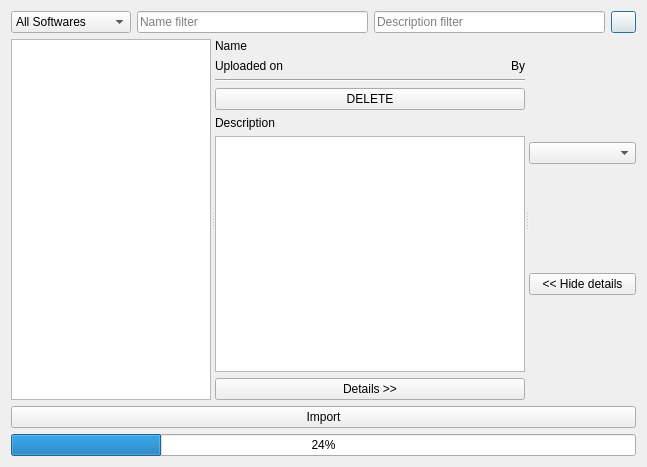
<?xml version="1.0" encoding="UTF-8"?>
<ui version="4.0">
 <class>Dialog</class>
 <widget class="QDialog" name="Dialog">
  <property name="geometry">
   <rect>
    <x>0</x>
    <y>0</y>
    <width>647</width>
    <height>467</height>
   </rect>
  </property>
  <property name="windowTitle">
   <string>Dialog</string>
  </property>
  <layout class="QVBoxLayout" name="verticalLayout" stretch="0,1,0,0">
   <item>
    <layout class="QHBoxLayout" name="horizontalLayout_3">
     <item>
      <widget class="QComboBox" name="softwareComboBox">
       <property name="minimumSize">
        <size>
         <width>120</width>
         <height>0</height>
        </size>
       </property>
       <item>
        <property name="text">
         <string>All Softwares</string>
        </property>
       </item>
      </widget>
     </item>
     <item>
      <widget class="QLineEdit" name="nameLineEdit">
       <property name="placeholderText">
        <string>Name filter</string>
       </property>
      </widget>
     </item>
     <item>
      <widget class="QLineEdit" name="descriptionLineEdit">
       <property name="placeholderText">
        <string>Description filter</string>
       </property>
      </widget>
     </item>
     <item>
      <widget class="QPushButton" name="refreshPushButton">
       <property name="maximumSize">
        <size>
         <width>25</width>
         <height>25</height>
        </size>
       </property>
       <property name="text">
        <string/>
       </property>
      </widget>
     </item>
    </layout>
   </item>
   <item>
    <widget class="QSplitter" name="splitter">
     <property name="orientation">
      <enum>Qt::Horizontal</enum>
     </property>
     <widget class="QListWidget" name="listWidget">
      <property name="maximumSize">
       <size>
        <width>200</width>
        <height>16777215</height>
       </size>
      </property>
      <property name="selectionMode">
       <enum>QAbstractItemView::ExtendedSelection</enum>
      </property>
     </widget>
     <widget class="QWidget" name="mainWidget" native="true">
      <layout class="QVBoxLayout" name="verticalLayout_2">
       <property name="leftMargin">
        <number>0</number>
       </property>
       <property name="topMargin">
        <number>0</number>
       </property>
       <property name="rightMargin">
        <number>0</number>
       </property>
       <property name="bottomMargin">
        <number>0</number>
       </property>
       <item>
        <widget class="QLabel" name="nameLabel">
         <property name="text">
          <string>Name</string>
         </property>
        </widget>
       </item>
       <item>
        <layout class="QHBoxLayout" name="horizontalLayout_4">
         <item>
          <widget class="QLabel" name="dateLabel">
           <property name="text">
            <string>Uploaded on</string>
           </property>
          </widget>
         </item>
         <item>
          <widget class="QLabel" name="userLabel">
           <property name="text">
            <string>By</string>
           </property>
           <property name="alignment">
            <set>Qt::AlignRight|Qt::AlignTrailing|Qt::AlignVCenter</set>
           </property>
          </widget>
         </item>
        </layout>
       </item>
       <item>
        <widget class="Line" name="line">
         <property name="orientation">
          <enum>Qt::Horizontal</enum>
         </property>
        </widget>
       </item>
       <item>
        <widget class="QPushButton" name="deletePushButton">
         <property name="text">
          <string>DELETE</string>
         </property>
        </widget>
       </item>
       <item>
        <widget class="QLabel" name="label_3">
         <property name="text">
          <string>Description</string>
         </property>
        </widget>
       </item>
       <item>
        <widget class="QTextEdit" name="descriptionTextEdit">
         <property name="readOnly">
          <bool>true</bool>
         </property>
        </widget>
       </item>
       <item>
        <widget class="QPushButton" name="showActionsPushButton">
         <property name="text">
          <string>Details &gt;&gt;</string>
         </property>
        </widget>
       </item>
      </layout>
     </widget>
     <widget class="QWidget" name="actionWidget" native="true">
      <layout class="QVBoxLayout" name="verticalLayout_3">
       <property name="leftMargin">
        <number>0</number>
       </property>
       <property name="topMargin">
        <number>0</number>
       </property>
       <property name="rightMargin">
        <number>0</number>
       </property>
       <property name="bottomMargin">
        <number>0</number>
       </property>
       <item>
        <widget class="QComboBox" name="actionComboBox"/>
       </item>
       <item>
        <widget class="QPushButton" name="hideActionsPushButton">
         <property name="text">
          <string>&lt;&lt; Hide details</string>
         </property>
        </widget>
       </item>
      </layout>
     </widget>
    </widget>
   </item>
   <item>
    <widget class="QPushButton" name="importPushButton">
     <property name="text">
      <string>Import</string>
     </property>
    </widget>
   </item>
   <item>
    <widget class="QProgressBar" name="progressBar">
     <property name="value">
      <number>24</number>
     </property>
    </widget>
   </item>
  </layout>
 </widget>
 <resources/>
 <connections/>
</ui>
